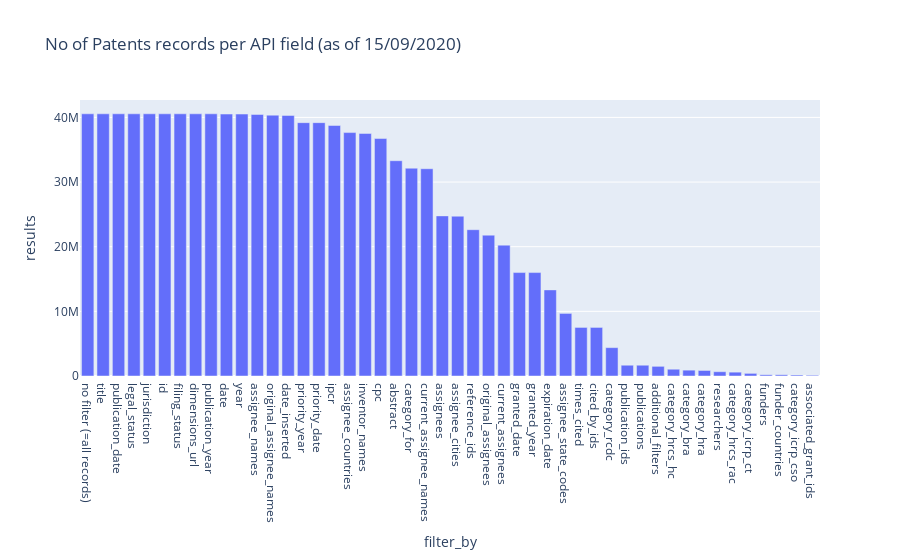

The code cell stored with this chart in its notebook:
### Markdown cell above
### Creating a bar chart

> NOTE: a standalone version of this chart is also [available online](http://api-sample-data.dimensions.ai/dataviz-exports/1-introducing-patents/patent-fields-overview.html)

### Code cell
from datetime import date
today = date.today().strftime("%d/%m/%Y")

from plotly.offline import plot
fig = px.bar(df, x=df['filter_by'], y=df['results'],
             title=f"No of Patents records per API field (as of {today})")
plot(fig, filename = 'patents-fields-overview.html', auto_open=False)
fig.show()

### Figure 1 — Plotly figure (JSON) as saved in the notebook; plotly's stock layout.template omitted (floating-point values rounded to 4 significant figures)
{"data": [{"alignmentgroup": "True", "hovertemplate": "filter_by=%{x}<br>results=%{y}<extra></extra>", "legendgroup": "", "marker": {"color": "#636efa"}, "name": "", "offsetgroup": "", "orientation": "v", "showlegend": false, "textposition": "auto", "type": "bar", "x": ["no filter (=all records)", "title", "publication_date", "legal_status", "jurisdiction", "id", "filing_status", "dimensions_url", "publication_year", "date", "year", "assignee_names", "original_assignee_names", "date_inserted", "priority_year", "priority_date", "ipcr", "assignee_countries", "inventor_names", "cpc", "abstract", "category_for", "current_assignee_names", "assignees", "assignee_cities", "reference_ids", "original_assignees", "current_assignees", "granted_date", "granted_year", "expiration_date", "assignee_state_codes", "times_cited", "cited_by_ids", "category_rcdc", "publication_ids", "publications", "additional_filters", "category_hrcs_hc", "category_bra", "category_hra", "researchers", "category_hrcs_rac", "category_icrp_ct", "funders", "funder_countries", "category_icrp_cso", "associated_grant_ids"], "xaxis": "x", "y": [40559786, 40559786, 40559786, 40559786, 40559786, 40559786, 40559786, 40559786, 40559729, 40521741, 40521741, 40458883, 40351254, 40305575, 39187667, 39187667, 38754135, 37654427, 37519964, 36732215, 33304006, 32146961, 32063715, 24767256, 24721271, 22630924, 21788098, 20244528, 15999155, 15999155, 13322407, 9681538, 7514377, 7514377, 4386364, 1667348, 1667348, 1496272, 1047041, 905144, 857106, 664286, 595343, 406461, 190458, 190458, 151708, 114908], "yaxis": "y"}], "layout": {"autosize": true, "barmode": "relative", "legend": {"tracegroupgap": 0}, "title": {"text": "No of Patents records per API field (as of 15/09/2020)"}, "xaxis": {"anchor": "y", "autorange": true, "domain": [0, 1], "range": [-0.5, 47.5], "title": {"text": "filter_by"}, "type": "category"}, "yaxis": {"anchor": "x", "autorange": true, "domain": [0, 1], "range": [0, 42690000.0], "title": {"text": "results"}, "type": "linear"}}}
